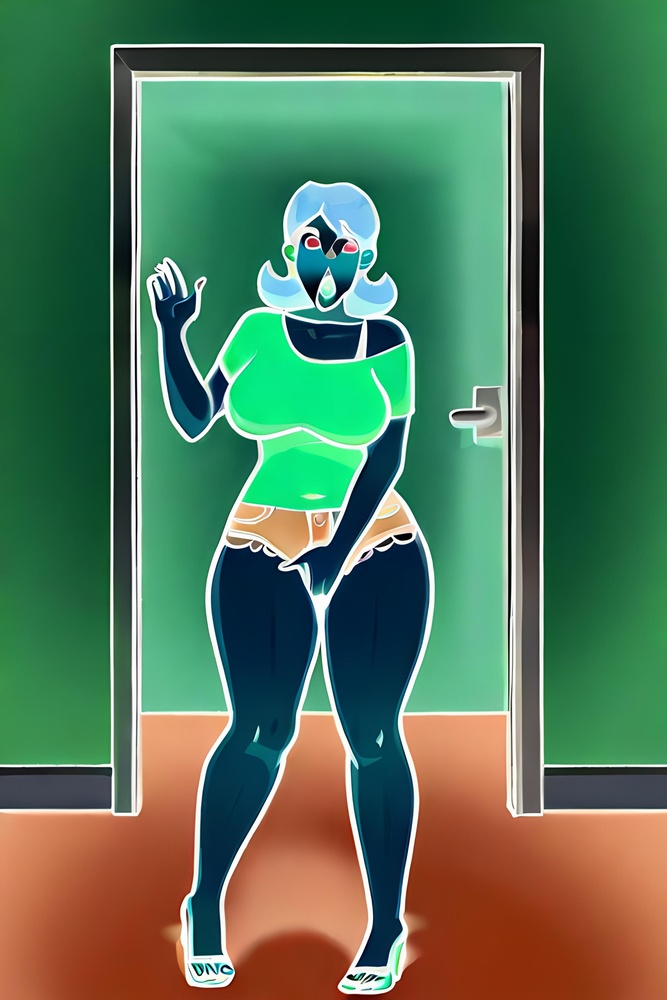
#> input picture saved_images/2eac5223-bb21-47df-880e-849fe79231c6.jpeg, 667 x 1000 px, shrunk from 2338 x 3507 before the run
$ python -i filters_artistic.py   (imports and definitions only)
#> lines starting #> are read from the running program, lines starting #| are printed output that depends on the picture
#> further down, picture is the input picture: PIL image 667x1000 RGB; mean R, G, B 81.8, 116.3, 88.1
from PIL import Image, ImageOps, ImageFilter, ImageEnhance
import numpy as np

# [103 lines left out: functions rosy_spectacle_filter, Studio_filter, hdr_filter, xpro2_filter, vintage_filter_1, not called in this run]

def vintage_filter_2(image):
    # Step 1: Reduce saturation to create a faded look
    image = ImageEnhance.Color(image).enhance(0.5)

    # Step 2: Adjust contrast to mimic older photo contrast
    image = ImageEnhance.Contrast(image).enhance(0.9)

    # Step 3: Apply a warm tint
    r, g, b = image.split()
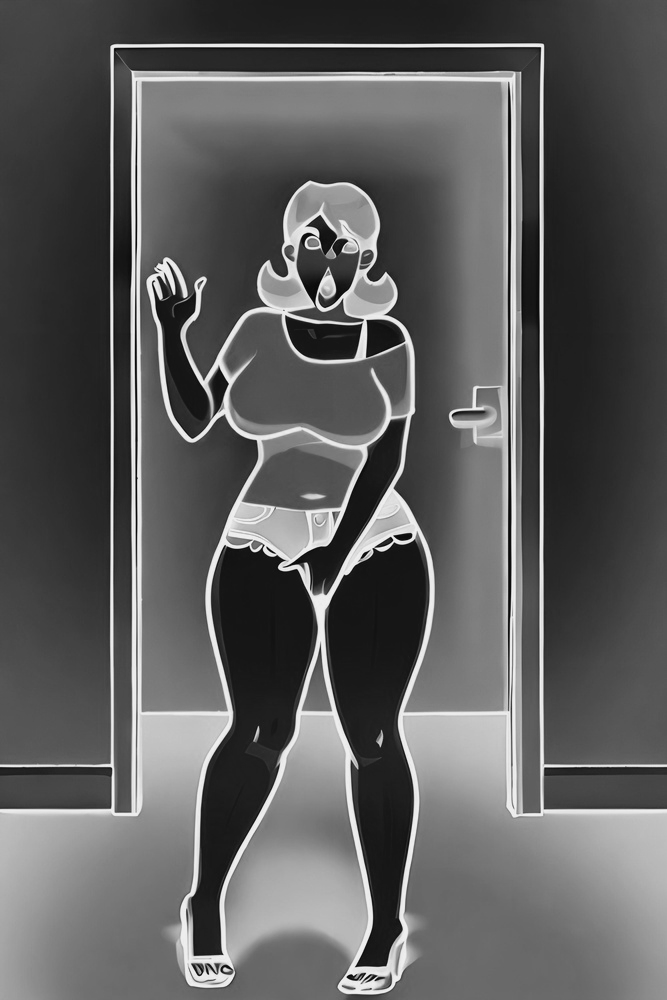
#> r: PIL image 667x1000 L; min 10, max 239, mean 92.7
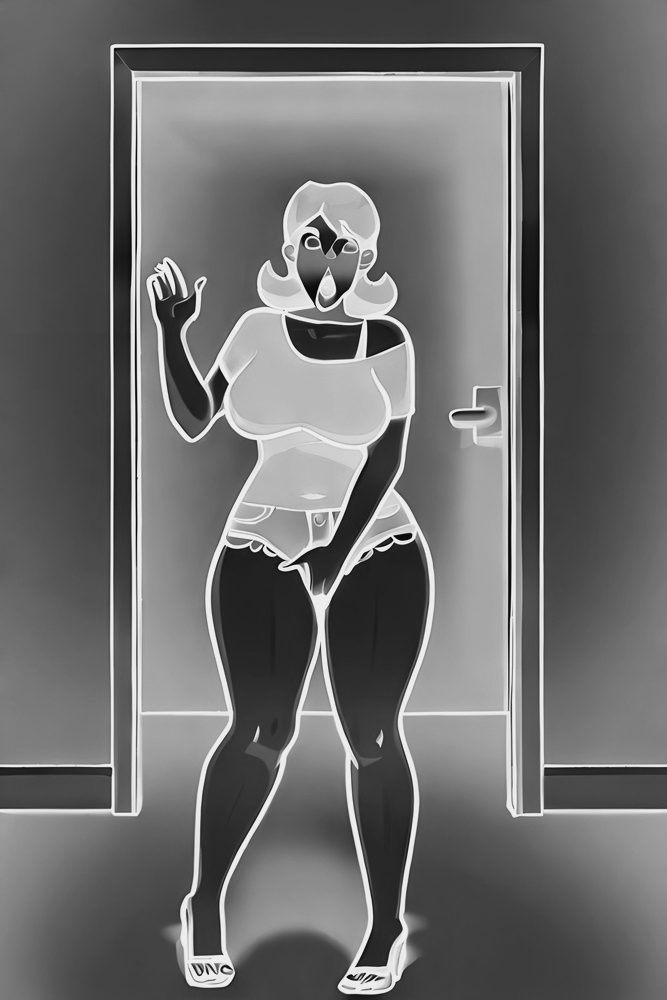
#> g: PIL image 667x1000 L; min 10, max 239, mean 108.2
    r = r.point(lambda i: i * 1.2)
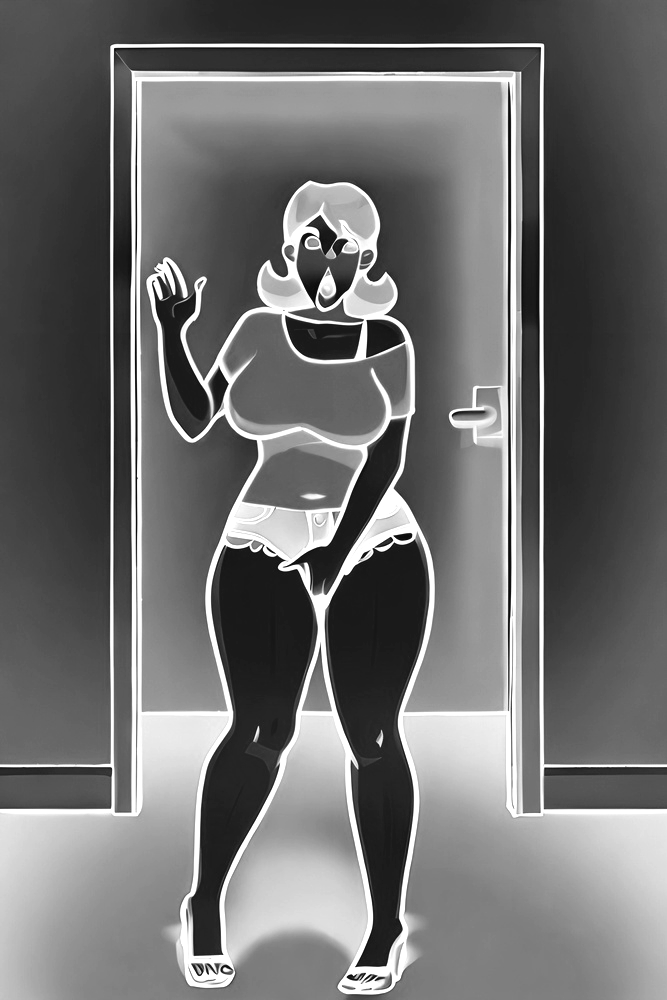
#> r: PIL image 667x1000 L; min 12, max 255, mean 110
    g = g.point(lambda i: i * 1.1)
    b = b.point(lambda i: i * 0.9)
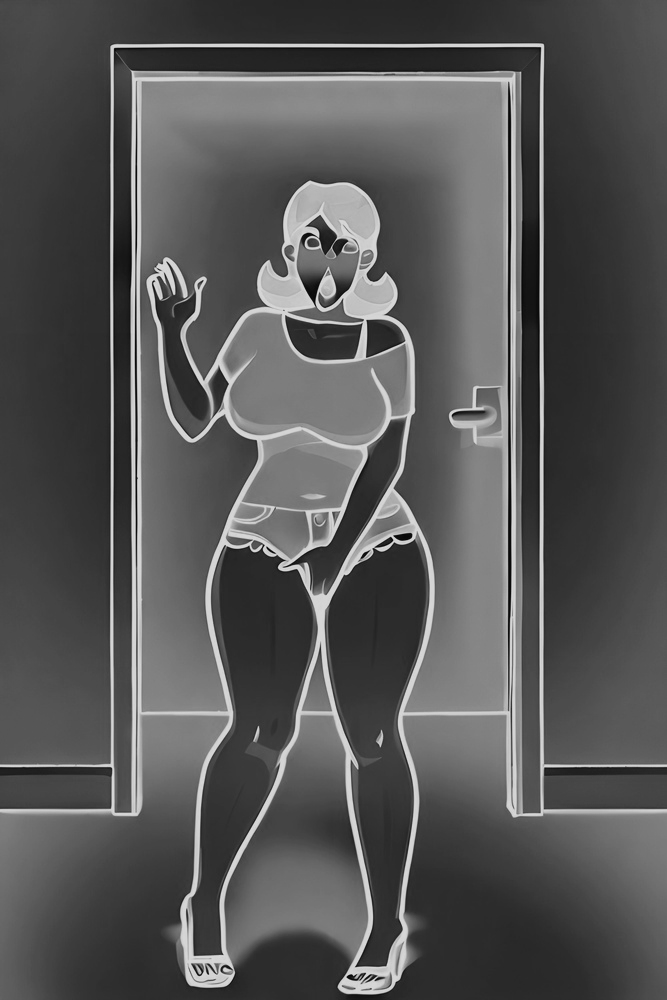
#> b: PIL image 667x1000 L; min 9, max 215, mean 85.9
    image = Image.merge("RGB", (r, g, b))
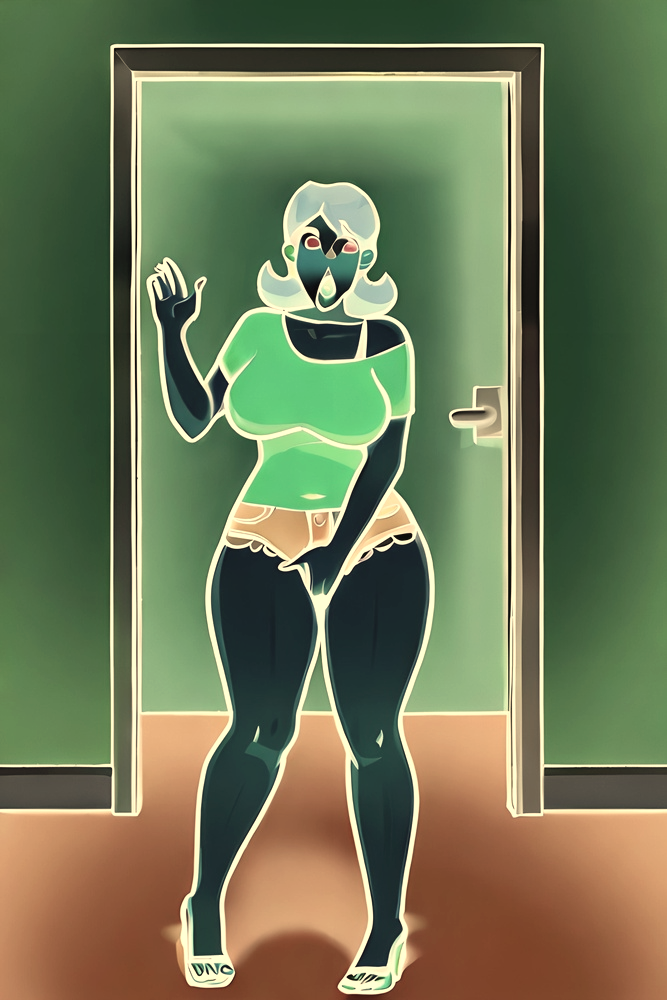
#> image: PIL image 667x1000 RGB; mean R, G, B 110, 118.8, 85.9

    # Step 4: Add a slight vignette effect
    width, height = image.size
#> width = 667; height = 1000
    vignette = Image.new('L', (width, height), 0)
#> vignette: PIL image 667x1000 L; every value is 0
    for x in range(width):
        for y in range(height):
            # Distance to the center
            dx = x - width / 2
            dy = y - height / 2
            # Distance normalized to 0..1, then inverted and scaled to 0..255
            d = np.sqrt(dx*dx + dy*dy) / (np.sqrt(width*width + height*height) / 2)
            vignette.putpixel((x, y), int((1 - d) * 255))
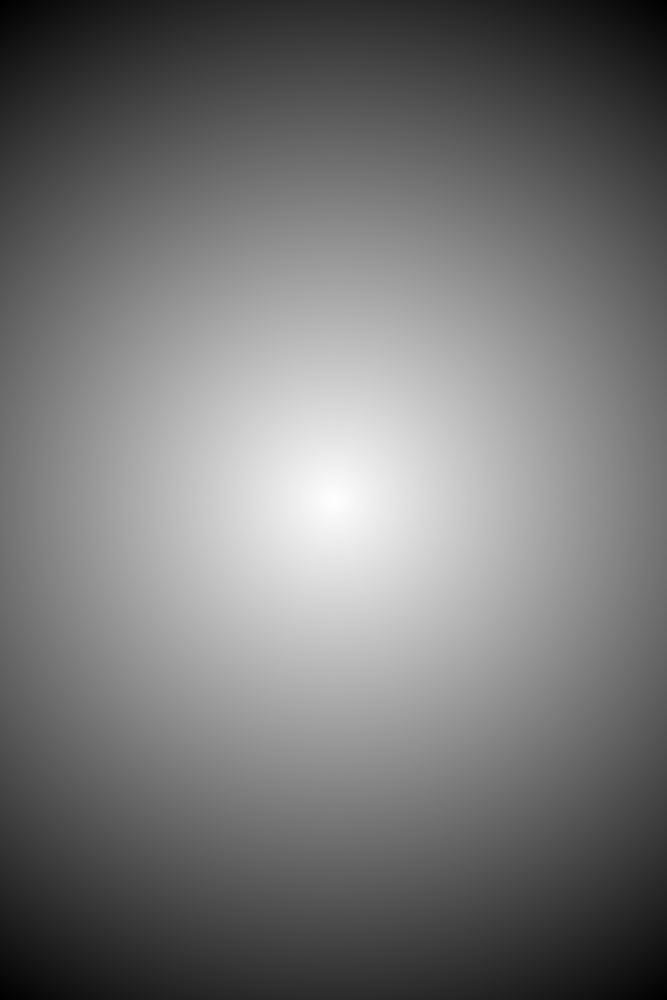
#> vignette: PIL image 667x1000 L; min 0, max 254, mean 117.6
    image = Image.composite(image, ImageOps.colorize(vignette, (0, 0, 0), (255, 255, 255)), vignette)
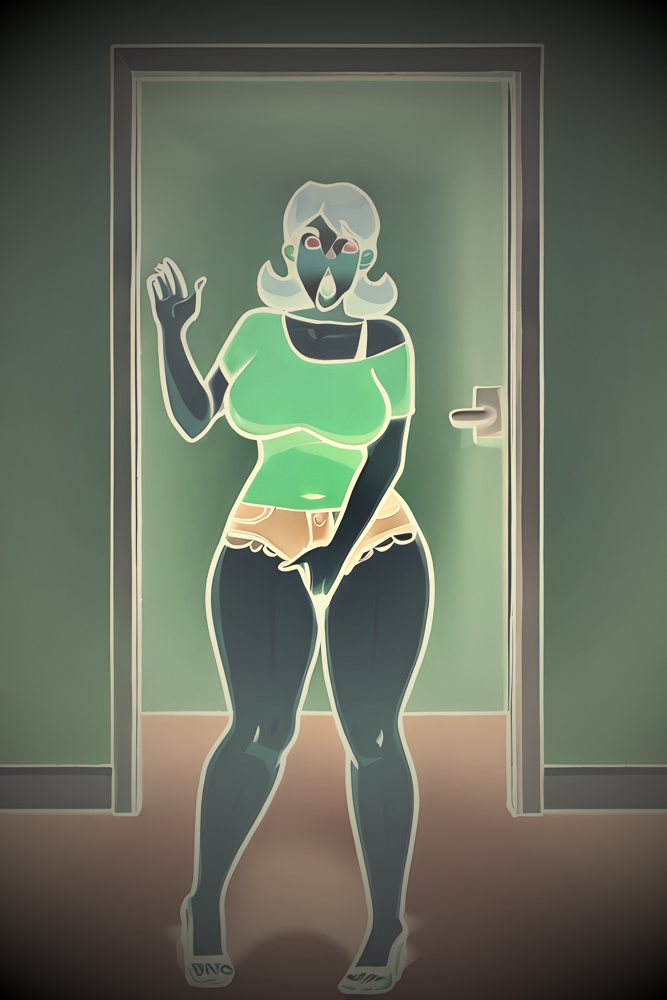
#> image: PIL image 667x1000 RGB; mean R, G, B 101.9, 109.2, 93.8

    return image

# [112 lines left out: functions acrylic_overlay_effect, mosaic_effect, outline_drawing, sketch_effect, oil_painting_effect, watercolor_effect and 1 more, not called in this run]

# Export effects
artistic_effects = {
    "Rosy Tint": rosy_spectacle_filter,
    "Studio": Studio_filter,
    "HDR": hdr_filter,
    "xpro2": xpro2_filter,
    "Vintage1": vintage_filter_1,
    "Vintage2": vintage_filter_2,
    "Acrylic Overlay": acrylic_overlay_effect,
    "Mosaic": mosaic_effect,
    "Line Drawing": outline_drawing,
    "Sketch": sketch_effect,
    "Oil Painting": oil_painting_effect,
    "Watercolor": watercolor_effect,
    "Cartoon": cartoon_effect,
}

>>> from PIL import Image
>>> picture = Image.open('saved_images/2eac5223-bb21-47df-880e-849fe79231c6.jpeg')
>>> result = vintage_filter_2(picture)
